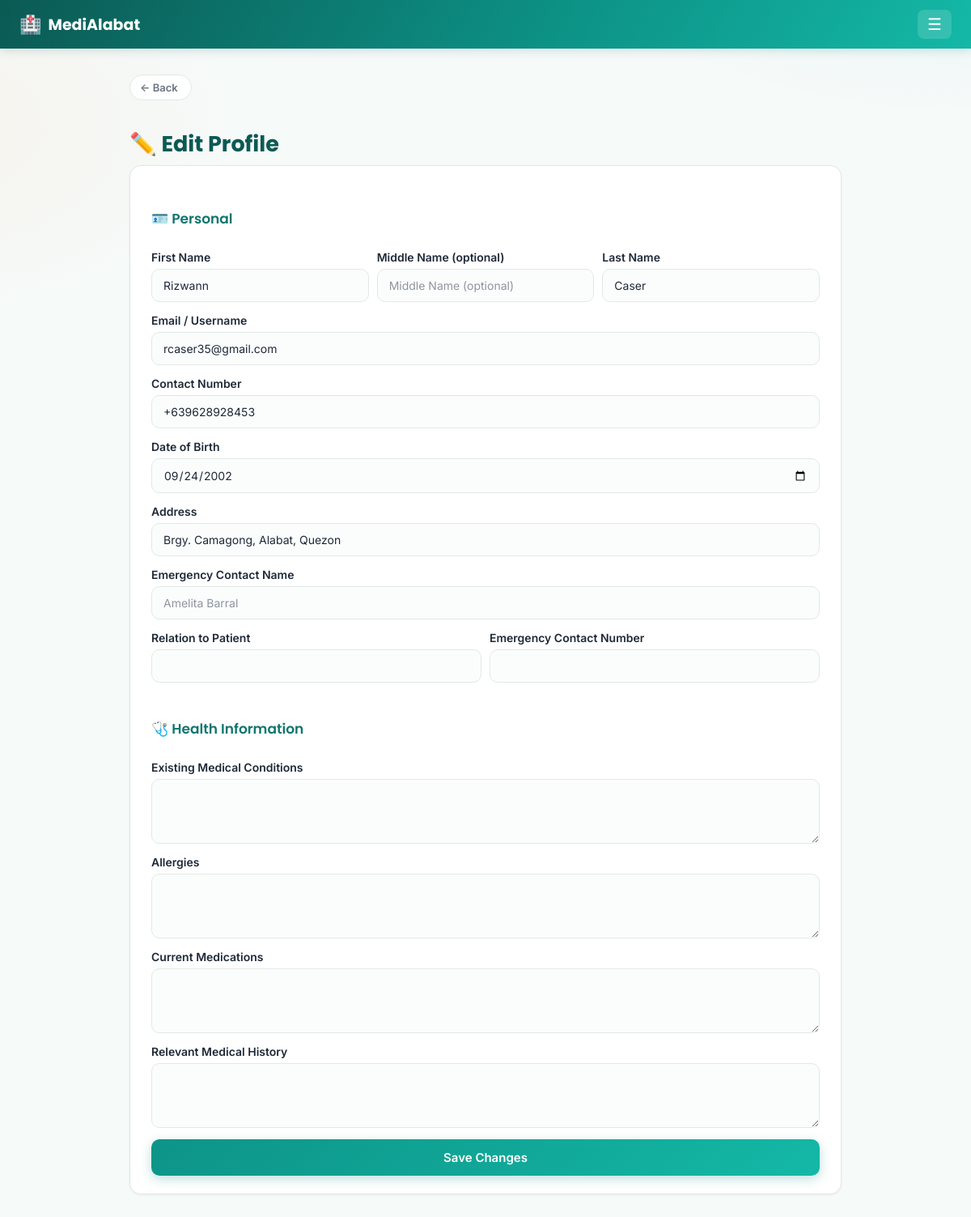
The app's page /profile/edit (signed in) with its own data.
### tables this page shows
CREATE TABLE users (
    id INTEGER PRIMARY KEY AUTOINCREMENT,
    role TEXT NOT NULL CHECK(role IN ('patient', 'staff')),
    full_name TEXT NOT NULL,
    email TEXT UNIQUE NOT NULL,
    password_hash TEXT NOT NULL,
    contact_number TEXT,
    created_at TEXT DEFAULT CURRENT_TIMESTAMP
, first_name TEXT, middle_name TEXT, last_name TEXT, status TEXT NOT NULL DEFAULT 'active', reviewed_by INTEGER, reviewed_at TEXT);

CREATE TABLE patient_profiles (
    user_id INTEGER PRIMARY KEY REFERENCES users(id) ON DELETE CASCADE,
    date_of_birth TEXT,
    address TEXT,
    sex TEXT,
    emergency_contact TEXT,
    existing_conditions TEXT,
    allergies TEXT,
    medications TEXT,
    medical_history TEXT
, emergency_contact_name TEXT, emergency_contact_relation TEXT, emergency_contact_number TEXT);

### app.py (the view, shortened to what this page needs)
@app.route("/profile/edit", methods=["GET", "POST"])
@login_required(role="patient")
def patient_profile_edit(user):
    conn = get_db()
    profile = conn.execute("SELECT * FROM patient_profiles WHERE user_id = ?", (user["id"],)).fetchone()
    conn.close()
    return render_template("patient/profile_edit.html", profile=profile, user=user)

### app.py (called while the page is built)
def current_user():
    if "user_id" not in session:
        return None
    conn = get_db()
    user = conn.execute("SELECT * FROM users WHERE id = ?", (session["user_id"],)).fetchone()
    conn.close()
    return user

def current_lang():
    return session.get("lang", DEFAULT_LANG)

@app.context_processor
def inject_globals():
    lang = current_lang()
    def fdate(d):
        """'October 8, 2026' / 'Oktubre 8, 2026' — month name follows the active language."""
        return f"{_t('month.' + str(d.month), lang=lang)} {d.day}, {d.year}"
    def fdatetime(value):
        """Format a stored 'YYYY-MM-DD HH:MM' string; returns '' for empty/unparseable values."""
        try:
            dt = datetime.strptime(value, "%Y-%m-%d %H:%M")
        except (TypeError, ValueError):
            return ""
        hour12 = dt.hour % 12 or 12
        return f"{fdate(dt.date())} · {hour12}:{dt.minute:02d} {'AM' if dt.hour < 12 else 'PM'}"
    return {
        "current_user": current_user(),
        "current_lang": lang,
        "t": lambda key, **kwargs: _t(key, lang=lang, **kwargs),
        "fdate": fdate,
        "fdatetime": fdatetime,
    }

def login_required(role=None):
    def decorator(view):
        @functools.wraps(view)
        def wrapped(*args, **kwargs):
            user = current_user()
            if user is None:
                return redirect(url_for("login"))
            if user["role"] == "staff" and user["status"] != "active":
                session.clear()                    # an unapproved / rejected staff account must never get in
                return redirect(url_for("login"))
            if role and user["role"] != role:
                abort(403)
            return view(user, *args, **kwargs)
        return wrapped
    return decorator

### db.py (called while the page is built)
def get_db():
    conn = sqlite3.connect(DB_PATH)
    conn.row_factory = sqlite3.Row
    conn.execute("PRAGMA foreign_keys = ON")
    return conn

### translations.py (called while the page is built)
def t(key, lang="en", **kwargs):
    entry = TRANSLATIONS.get(key)
    if not entry:
        return key
    text = entry.get(lang) or entry.get(DEFAULT_LANG) or key
    if kwargs:
        try:
            text = text.format(**kwargs)
        except (KeyError, IndexError):
            pass
    return text

### templates/patient/profile_edit.html (shortened to what this page needs)
{% extends "base.html" %}
{% block content %}
<h1 class="fade-in">✏️ {{ t('profile.edit_title') }}</h1>
<form method="POST" class="stack-form card fade-in">
    <h2>🪪 {{ t('profile.personal') }}</h2>
    <div class="name-field-row name-field-row-3">
        <label>{{ t('auth.first_name') }}
            <input type="text" name="first_name" value="{{ user.first_name or '' }}" placeholder="{{ t('auth.first_name') }}">
        </label>
        <label>{{ t('auth.middle_name_optional') }}
            <input type="text" name="middle_name" value="{{ user.middle_name or '' }}" placeholder="{{ t('auth.middle_name_optional') }}">
        </label>
        <label>{{ t('auth.last_name') }}
            <input type="text" name="last_name" value="{{ user.last_name or '' }}" placeholder="{{ t('auth.last_name') }}">
        </label>
    </div>
    <label>{{ t('auth.email') }}
        <input type="email" name="email" value="{{ user.email or '' }}" required>
    </label>
    <label>{{ t('auth.contact_number') }}
        <input type="tel" name="contact_number" value="{{ user.contact_number or '' }}">
    </label>
    <label>{{ t('auth.dob') }}
        <input type="date" name="date_of_birth" value="{{ profile.date_of_birth or '' }}">
    </label>
    <label>{{ t('auth.address') }}
        <input type="text" name="address" value="{{ profile.address }}">
    </label>
    <label>{{ t('profile.emergency_contact_name') }}
        <input type="text" name="emergency_contact_name" value="{{ profile.emergency_contact_name or '' }}"
               placeholder="{{ profile.emergency_contact or '' }}">
    </label>
    <div class="name-field-row name-field-row-2">
        <label>{{ t('profile.emergency_contact_relation') }}
            <input type="text" name="emergency_contact_relation" value="{{ profile.emergency_contact_relation or '' }}">
        </label>
        <label>{{ t('profile.emergency_contact_number') }}
            <input type="tel" name="emergency_contact_number" value="{{ profile.emergency_contact_number or '' }}">
        </label>
    </div>
    <h2>🩺 {{ t('profile.health_info') }}</h2>
    <label>{{ t('profile.existing_conditions') }}
        <textarea name="existing_conditions">{{ profile.existing_conditions or '' }}</textarea>
    </label>
    <label>{{ t('profile.allergies') }}
        <textarea name="allergies">{{ profile.allergies or '' }}</textarea>
    </label>
    <label>{{ t('profile.medications') }}
        <textarea name="medications">{{ profile.medications or '' }}</textarea>
    </label>
    <label>{{ t('profile.medical_history') }}
        <textarea name="medical_history">{{ profile.medical_history or '' }}</textarea>
    </label>
    <button type="submit" class="btn-primary">{{ t('profile.save_changes') }}</button>
</form>
{% endblock %}

### static/style.css (style rules this page uses)
:root { --primary: #0d9488; --primary-dark: #0f766e; --primary-darker: #0b5a54; --accent: #2dd4bf; --accent-warm: #fb923c; --bg: #f6faf9; --card-bg: #ffffff; --text: #1f2937; --muted: #6b7280; --danger: #dc2626; --border: #e2e8e7; --radius: 14px; --radius-lg: 20px; --shadow-sm: 0 1px 3px rgba(15, 23, 42, 0.06); --shadow-md: 0 8px 24px rgba(13, 148, 136, 0.10); --shadow-lg: 0 16px 40px rgba(13, 148, 136, 0.16); --heading: var(--primary-darker); --subheading: var(--primary-dark); --input-bg: #fbfdfd; --surface-faint: #edf2f1; --control-bg: #ffffff; --hero-gradient: linear-gradient(135deg, #0d9488 0%, #14b8a6 50%, #2dd4bf 100%); --nav-gradient: linear-gradient(120deg, #0b5a54, #0d9488 60%, #14b8a6); --btn-gradient: linear-gradient(135deg, #0d9488, #14b8a6); --btn-shadow: rgba(13, 148, 136, 0.28); --solid: #0d9488; --tint: #ecfdf9; --tint-strong: #d1fae5; --text-on-tint: #0b5a54; --ai-card-bg: linear-gradient(135deg, #ecfdf9, #fff7ed); --danger-tint: #fef2f2; --warn-tint: #fff7ed; --chip-pending-bg: #fef3c7; --chip-pending-fg: #92400e; --chip-approved-bg: #d1fae5; --chip-approved-fg: #065f46; --chip-resched-bg: #fed7aa; --chip-resched-fg: #9a3412; --flash-ok-bg: #d1fae5; --flash-ok-fg: #065f46; --flash-err-bg: #fee2e2; --flash-err-fg: #991b1b; --slot-open-fg: #065f46; --slot-blocked-bg: #fef2f2; --slot-blocked-border: #fecaca; --slot-blocked-fg: #991b1b; --slot-approved-bg: #ecfdf9; --sun: #dc2626; --sat: #2563eb; --am-bg: #fff7ed; --am-border: #fed7aa; --am-fg: #9a3412; --am-label: #b45309; --pm-bg: #eef2ff; --pm-border: #c7d2fe; --pm-fg: #3730a3; --pm-label: #4338ca; color-scheme: light; }
* { box-sizing: border-box; overflow-wrap: break-word; }
body { margin: 0; font-family: 'Inter', system-ui, -apple-system, sans-serif; transition: background-color 0.2s ease, color 0.2s ease; background: radial-gradient(900px 500px at 100% -10%, rgba(45, 212, 191, 0.10), transparent 60%), radial-gradient(700px 400px at -10% 10%, rgba(251, 146, 60, 0.07), transparent 60%), var(--bg); background-attachment: fixed; color: var(--text); -webkit-font-smoothing: antialiased; }
h1, h2, h3, .brand, .brand-lg { font-family: 'Poppins', 'Inter', system-ui, sans-serif; }
.fade-in { animation: fadeInUp 0.35s ease both; }
h1 { font-size: 27px; margin-bottom: 6px; font-weight: 700; color: var(--heading); }
h2 { font-size: 17px; margin-top: 30px; margin-bottom: 12px; color: var(--subheading); font-weight: 600; }
.card { background: var(--card-bg); border: 1px solid var(--border); border-radius: var(--radius); padding: 22px 26px; margin-bottom: 20px; box-shadow: var(--shadow-sm); transition: box-shadow 0.2s ease, transform 0.2s ease; }
.name-field-row { display: grid; grid-template-columns: repeat(3, minmax(0, 1fr)); gap: 10px; align-items: end; }
.name-field-row-2 { grid-template-columns: repeat(2, minmax(0, 1fr)); }
.name-field-row > label { min-width: 0; }
.name-field-row input, .name-field-row select { width: 100%; min-width: 0; }
.stack-form { display: flex; flex-direction: column; gap: 14px; }
.stack-form label { display: flex; flex-direction: column; gap: 6px; font-size: 14px; font-weight: 600; color: var(--text); }
input, select, textarea { padding: 11px 14px; border: 1.5px solid var(--border); border-radius: 10px; font-size: 14px; font-family: inherit; background: var(--input-bg); color: var(--text); transition: border-color 0.15s ease, box-shadow 0.15s ease; }
input::placeholder, textarea::placeholder { color: var(--muted); opacity: 0.75; }
textarea { min-height: 80px; resize: vertical; }
button { font-family: inherit; cursor: pointer; }
.btn-primary { background: var(--btn-gradient); color: white; border: none; padding: 13px 24px; border-radius: 10px; font-size: 15px; font-weight: 600; display: inline-block; text-align: center; box-shadow: 0 4px 14px var(--btn-shadow); transition: transform 0.15s ease, box-shadow 0.15s ease; }

### records on screen
users: first_name "Rizwann", last_name "Caser", email "rcaser35@gmail.com", contact_number "+639628928453"
patient_profiles: date_of_birth "09/24/2002", address "Brgy. Camagong, Alabat, Quezon", emergency_contact_name "Amelita Barral"

### other values on screen
{{ t('nav.back') }} "Back"
{{ t('profile.edit_title') }} "Edit Profile"
{{ t('profile.personal') }} "Personal"
{{ t('auth.first_name') }} "First Name"
{{ t('auth.middle_name_optional') }} "Middle Name (optional)"
{{ t('auth.last_name') }} "Last Name"
{{ t('auth.email') }} "Email / Username"
{{ t('auth.contact_number') }} "Contact Number"
{{ t('auth.dob') }} "Date of Birth"
{{ t('auth.address') }} "Address"
{{ t('profile.emergency_contact_name') }} "Emergency Contact Name"
{{ t('profile.emergency_contact_relation') }} "Relation to Patient"
{{ t('profile.emergency_contact_number') }} "Emergency Contact Number"
{{ t('profile.health_info') }} "Health Information"
{{ t('profile.existing_conditions') }} "Existing Medical Conditions"
